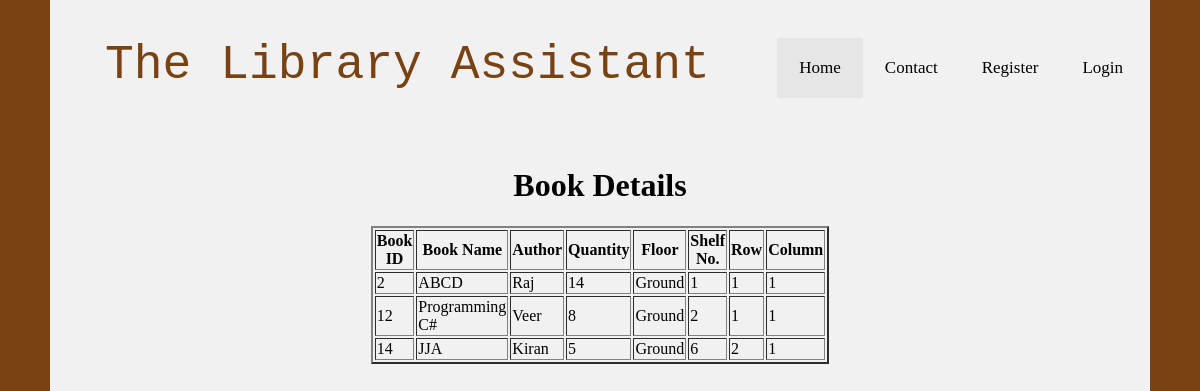
Page /LibraryAssistant/search.php on the committed database.
### tables this page shows
CREATE TABLE IF NOT EXISTS `shelf` (
  `shelf_no` int(4) NOT NULL,
  `floor` varchar(25) NOT NULL,
  `row` int(4) NOT NULL,
  `col` int(4) NOT NULL,
  `bookid` int(11) NOT NULL,
  PRIMARY KEY (`shelf_no`)
);

CREATE TABLE IF NOT EXISTS `book` (
  `bookid` int(11) NOT NULL AUTO_INCREMENT,
  `bname` varchar(255) NOT NULL,
  `author` varchar(255) NOT NULL,
  `category` varchar(255) NOT NULL,
  `price` float NOT NULL,
  `no_of_pages` int(6) NOT NULL,
  `qty` int(5) NOT NULL,
  PRIMARY KEY (`bookid`),
  UNIQUE KEY `bname` (`bname`)
);

### LibraryAssistant/search.php (the view, shortened to what this page needs)
<?php
	$conn = new mysqli("localhost", "root", "", "library");
    $search=$_POST['search'];
    $res= "select b.bookid, b.bname, b.author, b.qty, s.shelf_no, s.floor, s.row, s.col from book b, shelf s where s.bookid=b.bookid and b.bname LIKE '%$search%'";
    $result= mysqli_query($conn, $res);
    $count= mysqli_num_rows($result);
    if($count>0)
    {
        echo "<center>";
    	echo "<br><br><h1>Book Details</h1>";
    	echo "<centeR><table border ='2' style='width:30%' align='center'>";
    	echo "<tr>";
    		echo "<th>Book ID</th>";
    		echo "<th>Book Name</th>";
    		echo "<th>Author</th>";
    		echo "<th>Quantity</th>";
    		echo "<th>Floor</th>";
    		echo "<th>Shelf No.</th>";
    		echo "<th>Row</th>";
    		echo "<th>Column</th>";
    	echo "</tr>";
    	while($row= mysqli_fetch_assoc($result))
		{
			echo "<tr>";
				echo "<td>".$row['bookid']."</td>";
				echo "<td>".$row['bname']."</td>";
				echo "<td>".$row['author']."</td>";
				echo "<td>".$row['qty']."</td>";
				echo "<td>".$row['floor']."</td>";
				echo "<td>".$row['shelf_no']."</td>";
				echo "<td>".$row['row']."</td>";
				echo "<td>".$row['col']."</td>";
			echo "</tr>";
		}
		echo "</table>";
		echo "</center>";
    }
    else
    {
    	echo "<script>alert('No book found.');</script>";
    	echo "<script>document.location.href='main page.html'</script>";
    }
?>

### rows in the picture
shelf: bookid.bookid "2", bookid.bname "ABCD", bookid.author "Raj", bookid.qty "14", floor "Ground", shelf_no "1", row "1", col "1"
shelf: bookid.bookid "12", bookid.bname "Programming C#", bookid.author "Veer", bookid.qty "8", floor "Ground", shelf_no "2", row "1", col "1"
shelf: bookid.bookid "14", bookid.bname "JJA", bookid.author "Kiran", bookid.qty "5", floor "Ground", shelf_no "6", row "2", col "1"
